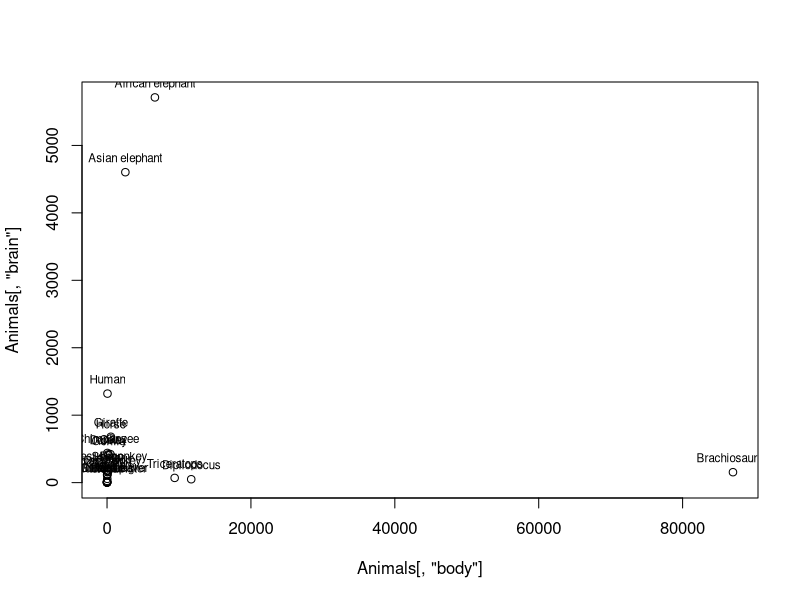
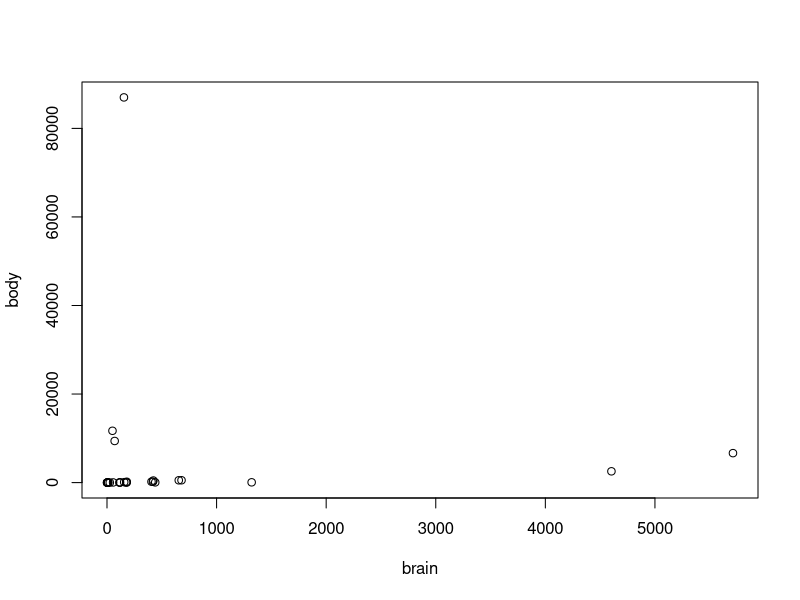

Here is the R script that generated these plots, in order: (Note: this script raises an error after producing the figures.)
c(1,3,5,6) # explicit
seq(1,100)
rnorm(20)
rnorm(20,3,4)

w <-seq(1,100)
sum(w)

length(which(seq(1,10000) %% 7 == 0))

# Zadanie 2su
library(MASS)
?Animals
dim(Animals)
head(Animals, 6)

Animals['Brachiosaurus', 'brain']
max(Animals['brain'])

plot(Animals[,'body'], Animals[,'brain'])
text(Animals[,'body'], Animals[,'brain'], labels=rownames(Animals), cex= 0.7, pos=3)

plot(body~brain, Animals)

boxplot(weight~origin, data=Auto, names=c("Ameryka", "Europa", "Japonia")) 
boxplot(weight~(year<76), auta)

faktorial <- function(y, w, fun)
  if (y==0) w else fun(y-1,w*y,fun)

faktorjal <- function(x) faktorial(x, 1, faktorial)

faktorjal <- function(x) faktorial(1, x, 1, faktorial)

faktorjal <- function(x) {
  w <- 1
  if (x == 0)
    1
  else {
    for (i in 1:x) {
      w = w * i;
    }
    w
  }
}
